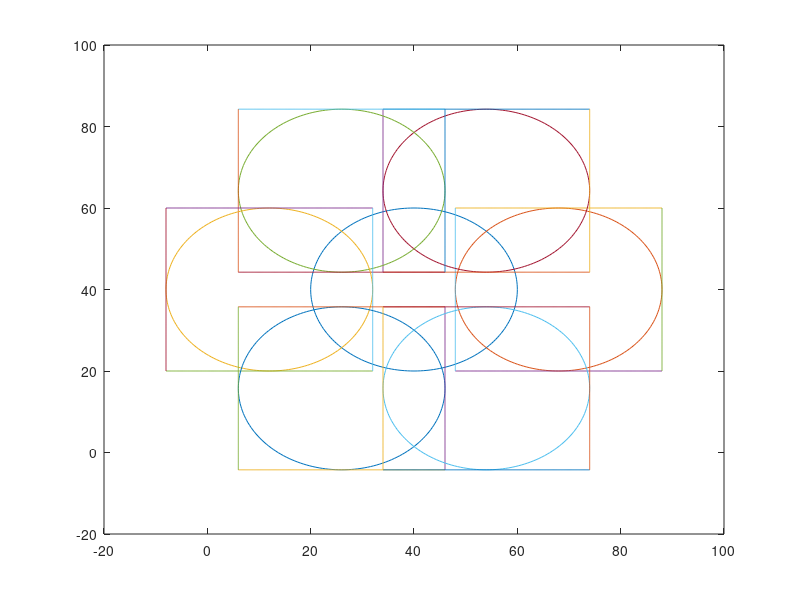

This chart was generated by the following MATLAB code:
r=20;
theta=0:pi/100:2*pi;
x=40+r*cos(theta);
y=40+r*sin(theta);
plot(40-r:0.1:40+r,ones(1,401)*(40+r));
plot(40-r:0.1:40+r,ones(1,401)*(40-r));
plot(ones(1,401)*(40+r),40-r:0.1:40+r);
plot(ones(1,401)*(40-r),40-r:0.1:40+r);
figure(1);
plot(x,y);
hold on;
th=0:pi/3:2*pi;
xh=28*cos(th);
yh=28*sin(th);
for i=1:6
   plot(x+xh(i),y+yh(i)); 
   plot(40+xh(i)-r:0.1:40+xh(i)+r,ones(1,401)*(40+yh(i)+r));
   plot(40+xh(i)-r:0.1:40+xh(i)+r,ones(1,401)*(40+yh(i)-r));
   plot(ones(1,401)*(40+xh(i)+r),40+yh(i)-r:0.1:40+yh(i)+r);
   plot(ones(1,401)*(40+xh(i)-r),40+yh(i)-r:0.1:40+yh(i)+r);
end

